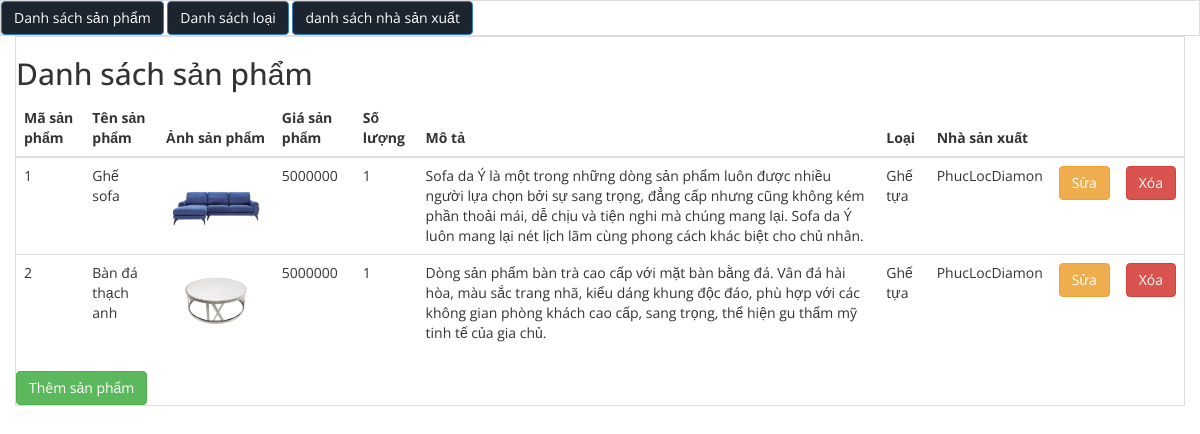
The app's page /qlsp.php with its own data.
### tables this page shows
CREATE TABLE IF NOT EXISTS `sanpham` (
  `masp` int(5) NOT NULL AUTO_INCREMENT,
  `tensp` varchar(255) NOT NULL,
  `hinh` char(50) NOT NULL,
  `gia` int(10) NOT NULL,
  `soluong` int(10) NOT NULL,
  `mota` varchar(255) NOT NULL,
  `maloai` int(5) NOT NULL,
  `manhasanxuat` int(5) NOT NULL,
  `madm` int(11) NOT NULL,
  PRIMARY KEY (`masp`),
  KEY `maloai` (`maloai`),
  KEY `manhasanxuat` (`manhasanxuat`)
);

CREATE TABLE IF NOT EXISTS `loai` (
  `maloai` int(5) NOT NULL AUTO_INCREMENT,
  `tenloai` varchar(50) NOT NULL,
  PRIMARY KEY (`maloai`)
);

CREATE TABLE IF NOT EXISTS `nhasanxuat` (
  `manhasanxuat` int(5) NOT NULL AUTO_INCREMENT,
  `tennhasanxuat` varchar(50) NOT NULL,
  PRIMARY KEY (`manhasanxuat`)
);

### sanpham/danhsachsp.php (the view, shortened to what this page needs)
<?php
	$sql="select * from sanpham inner  join loai on sanpham.maloai=loai.maloai inner  join nhasanxuat on sanpham.manhasanxuat=nhasanxuat.manhasanxuat";
	$query = mysqli_query($conn,$sql);
?><div class="table-bordered">
	<a class="btn btn-primary" href="qlsp.php">Danh sách sản phẩm</a>
	<a class="btn btn-primary" href="qlloai.php">Danh  sách loại</a>
	<a class="btn btn-primary" href="qlnhasanxuat.php">danh sách  nhà sản xuất</a>
</div>
<div class="container-fluid">
	<div class="table-bordered">
		<div class="card-header">
			<h2>Danh sách sản phẩm</h2>
		</div>
		<div class="card-body">
			<table class="table">
				<thead class="thead-dark">
					<tr>
						<th>Mã sản phẩm</th>
						<th>Tên sản phẩm</th>
						<th>Ảnh sản phẩm</th>
						<th>Giá sản phẩm</th>
						<th>Số lượng</th>
						<th>Mô tả</th>
						<th>Loại</th>
						<th>Nhà sản xuất</th>
						<th></th>
						<th></th>
					</tr>
				</thead>
				<tbody>
					<?php
					$i=1;
					while($row= mysqli_fetch_assoc($query)){?>
					<tr>
						<td><?php echo $i++?></td>
						<td><?php echo $row['tensp'];?></td>
						<td><img style="width:100px;"src="images/<?php echo $row['hinh'];?>"></td>
						<td><?php echo $row['gia'];?></td>
						<td><?php echo $row['soluong'];?></td>
						<td><?php echo $row['mota'];?></td>
						<td><?php echo $row['tenloai'];?></td>
						<td><?php echo $row['tennhasanxuat'];?></td>
						<td>
							<a class="btn btn-warning" href="qlsp.php?page_layout=suasp&id=<?php echo $row['masp']; ?>">Sửa</a>
						</td>
						<td>
							<a class="btn btn-danger" onclick="return xoa('<?php echo $row['tensp']; ?>')" href="qlsp.php?page_layout=xoasp&id=<?php echo $row['masp']; ?>">Xóa</a>
						</td>
					</tr>
					<?php }	?>
				</tbody>
			</table>
			<a class="btn btn-success" href="qlsp.php?page_layout=themsp">Thêm  sản phẩm</a>
		</div>
	</div>
</div>

### css/style.css (style rules this page uses)
body { background: #fff; font-family: 'Open Sans', sans-serif; }
body a { transition: 0.5s all; -webkit-transition: 0.5s all; -o-transition: 0.5s all; -ms-transition: 0.5s all; -moz-transition: 0.5s all; }

### records on screen
sanpham: tensp "Ghế sofa", hinh (picture), gia "5000000", soluong "1", mota "Sofa da Ý là một trong những dòng sản phẩm luôn được nhiều người lựa chọn bởi sự sang trọng, đẳng cấp nhưng cũng không kém phần thoải mái, dễ chịu và tiện nghi mà chúng mang lại. Sofa da Ý luôn mang lại nét lịch lãm cùng phong cách khác biệt cho chủ nhân.", maloai.tenloai "Ghế tựa", manhasanxuat.tennhasanxuat "PhucLocDiamon"
sanpham: tensp "Bàn đá thạch anh", hinh (picture), gia "5000000", soluong "1", mota "Dòng sản phẩm bàn trà cao cấp với mặt bàn bằng đá. Vân đá hài hòa, màu sắc trang nhã, kiểu dáng khung độc đáo, phù hợp với các không gian phòng khách cao cấp, sang trọng, thể hiện gu thẩm mỹ tinh tế của gia chủ.", maloai.tenloai "Ghế tựa", manhasanxuat.tennhasanxuat "PhucLocDiamon"
